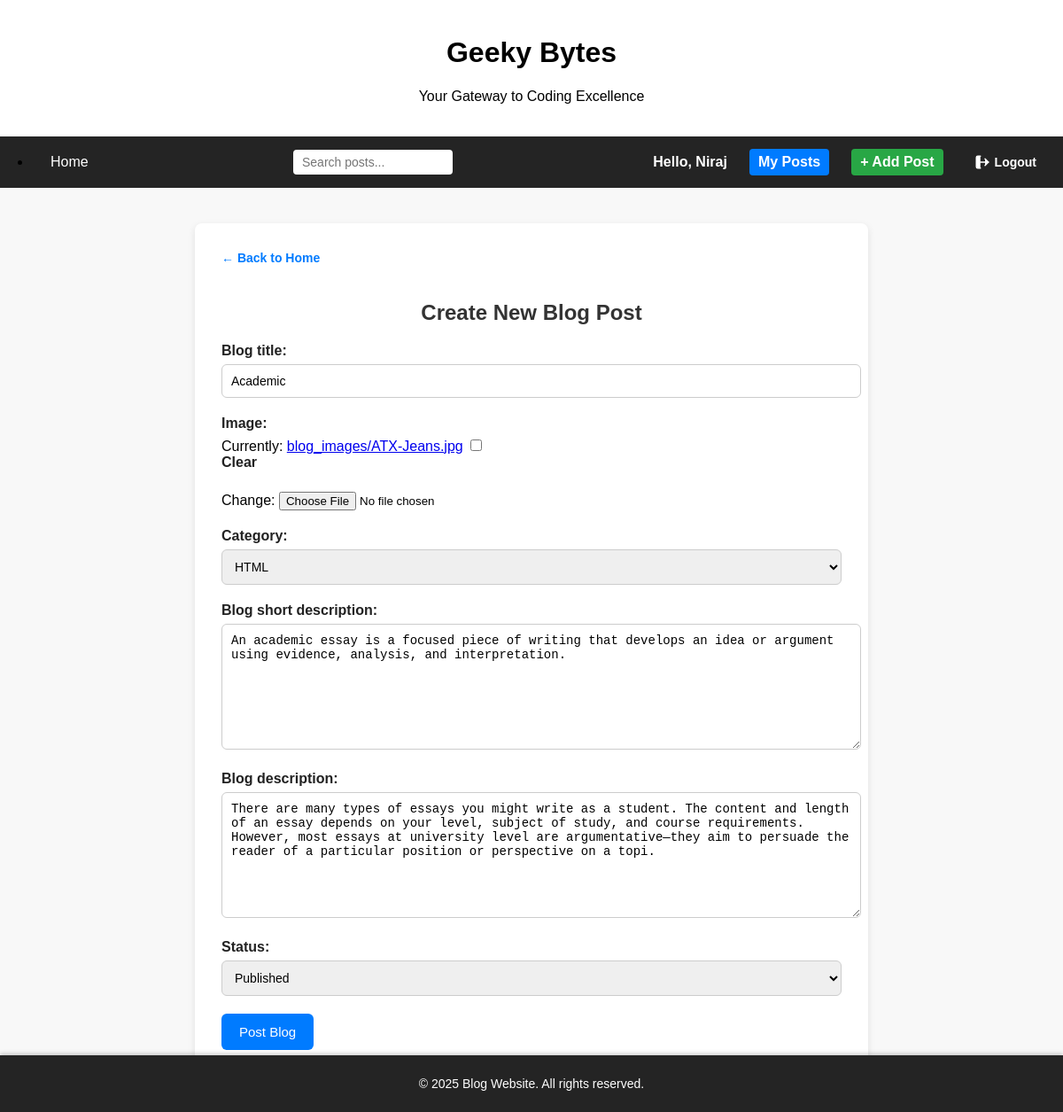
Screenshot of /update/head-tag (signed in) with the database file from the repository.
### app/models.py (models this page shows, shortened)
class Blog(models.Model):
    STATUS_CHOICES = [
        ('draft', 'Draft'),
        ('published', 'Published'),
    ]
    category=models.ForeignKey(Category,on_delete=models.CASCADE)
    author=models.ForeignKey(User,on_delete=models.CASCADE)
    slug=models.SlugField(unique=True, blank=True)
    blog_title=models.CharField(max_length=100)
    blog_short_description=models.TextField(max_length=700)
    blog_description=models.TextField(max_length=2000)
    status = models.CharField(max_length=10, choices=STATUS_CHOICES, default='draft')
    created_at=models.DateTimeField(auto_now_add=True)
    updated_at=models.DateTimeField(auto_now=True)
    is_published=models.BooleanField(default=False)
    image=models.ImageField(upload_to='blog_images/',blank=True,null=True)

### app/views.py (the view)
# urls.py: path('update/<slug:slug>', views.update, name='update'),
@login_required
def update(request,slug):
    obj=get_object_or_404(Blog,slug=slug,author=request.user)
    if request.method=="POST":
        form=BlogForm(request.POST,request.FILES,instance=obj)
        if form.is_valid():
            form.save()
            return redirect('my-post')
    else:
        form = BlogForm(instance=obj)
    return render(request,'post.html',{'form': form})

### app/forms.py
class BlogForm(forms.ModelForm):
    class Meta:
        model = Blog
        fields = [
            'blog_title',
            'category',
            'blog_short_description',
            'blog_description',
            'image',
            'status',
        ]
        widgets = {
            'blog_short_description': forms.Textarea(attrs={'rows': 3}),
            'blog_description': forms.Textarea(attrs={'rows': 6}),
            'slug': forms.TextInput(attrs={'placeholder': 'auto-generated or custom'}),
        }

### app/models.py (called while the page is built)
    def __str__(self):
        return self.category_title

### template/post.html (shortened to what this page needs)
{% extends 'includes/base.html' %}
{% block content %}
<div class="form-wrapper">
  <a href="{% url 'home' %}" class="back-home">← Back to Home</a>
  <h2>Create New Blog Post</h2>
  <form method="POST" class="blog-form" enctype="multipart/form-data">
    <div class="form-group">
      {{ form.blog_title.label_tag }}
      {{ form.blog_title }}
    </div>
    <div class="form-group">
      {{ form.image.label_tag }}
      {{ form.image }}
    </div>
    <div class="form-group">
      {{ form.category.label_tag }}
      {{ form.category }}
    </div>
    <div class="form-group">
      {{ form.blog_short_description.label_tag }}
      {{ form.blog_short_description }}
    </div>
    <div class="form-group">
      {{ form.blog_description.label_tag }}
      {{ form.blog_description }}
    </div>
    <div class="form-group">
      {{ form.status.label_tag }}
      {{ form.status }}
    </div>
    <button type="submit" class="submit-btn">Post Blog</button>
  </form>
</div>
{% endblock %}

### template/includes/base.html (shortened to what this page needs)
<!DOCTYPE html>
<html lang="en">
<head>
</head>
<body>
{% if request.resolver_match.url_name != 'add_post' and request.resolver_match.url_name != 'blog_detail' %}
  <header>
   <h1>Geeky Bytes</h1>
    <p>Your Gateway to Coding Excellence</p>
  </header>
  <nav>
    <div class="nav-links">
      <li><a href="{%url 'home' %}">Home</a></li>
    </div>
    <div class="search-container">
       <form method="GET" action="{% url 'search' %}">
    <input type="search" name="q" placeholder="Search posts..."aria-label="Search posts" value="{{ request.GET.q|default:'' }}"/>
  </form>
    </div>
    <div class="auth-icons">
  {% if user.is_authenticated %}
    <span style="color: #fff; font-weight: 600; margin-right: 10px;">
      Hello, {{ user.username|capfirst }}
    </span>
    <a href="{% url 'my-post' %}" style="color: #fff; font-weight: 600; padding: 6px 10px; background-color: #007bff; border-radius: 4px; text-decoration: none;">
  My Posts
</a>
    <a href="{%url 'add_post' %}" style="color: #fff; font-weight: 600; padding: 6px 10px; background-color: #28a745; border-radius: 4px; text-decoration: none;">
    + Add Post
  </a>
    <form method="POST" action="{% url 'logout' %}" style="display: inline;">
      <button type="submit" title="Logout" aria-label="Logout" style="background:none; border:none; color:#fff; cursor:pointer; display:flex; align-items:center; gap:5px; font-weight:600; font-size:14px; padding:6px 10px; border-radius:4px; transition:background-color 0.3s;">
        Logout
      </button>
    </form>
  {% endif %}
</div>
  </nav>
  {%endif%}
{%block content%}
{%endblock%}
 <footer>
    <p>© 2025  Blog Website. All rights reserved.</p>
  </footer>
</body>
</html>

### template/includes/base.html (style rules this page uses)
body { font-family: Arial, sans-serif; margin: 0; padding: 0; background-color: #f8f8f8; }
header { background-color: #ffffff; color: #000000; text-align: center; padding: 20px 0; box-shadow: 0 2px 5px rgba(0, 0, 0, 0.1); }
nav { background-color: #242424; padding: 10px 20px; display: flex; align-items: center; justify-content: space-between; flex-wrap: wrap; }
nav .nav-links { display: flex; align-items: center; flex-wrap: wrap; }
nav a { color: #fff; text-decoration: none; padding: 10px 15px; margin-right: 10px; display: inline-block; font-weight: 500; transition: background-color 0.3s; border-radius: 4px; }
nav .search-container { position: relative; margin-right: 20px; }
nav input[type="search"] { padding: 6px 10px; border-radius: 4px; border: none; outline: none; font-size: 14px; width: 180px; transition: width 0.3s ease-in-out; }
nav .auth-icons { display: flex; align-items: center; gap: 15px; }
nav .auth-icons button { background: none; border: none; color: #fff; cursor: pointer; display: flex; align-items: center; gap: 5px; font-weight: 600; font-size: 14px; padding: 6px 10px; border-radius: 4px; transition: background-color 0.3s; }
nav .auth-icons svg { width: 18px; height: 18px; fill: #fff; }
footer { background-color: #242424; color: #fff; text-align: center; position: fixed; bottom: 0; width: 100%; padding: 10px 0; font-size: 14px; box-shadow: 0 -2px 5px rgba(0, 0, 0, 0.2); }

### template/post.html (style rules this page uses)
.form-wrapper { max-width: 700px; margin: 40px auto; padding: 30px; background-color: #fff; border-radius: 8px; box-shadow: 0 3px 8px rgba(0, 0, 0, 0.1); }
.form-wrapper h2 { margin-bottom: 20px; color: #333; text-align: center; }
.blog-form .form-group { margin-bottom: 20px; }
.blog-form label { display: block; font-weight: bold; margin-bottom: 6px; color: #222; }
.blog-form input[type="text"], .blog-form textarea, .blog-form select { width: 100%; padding: 10px; border: 1px solid #ccc; border-radius: 6px; font-size: 14px; resize: vertical; }
.blog-form textarea { min-height: 120px; }
.submit-btn { background-color: #007bff; color: #fff; padding: 12px 20px; font-size: 15px; border: none; border-radius: 6px; cursor: pointer; transition: background-color 0.3s; }
.back-home { display: inline-block; margin-bottom: 20px; text-decoration: none; color: #007bff; font-weight: 600; font-size: 14px; transition: color 0.3s; }

### rows the page displays
Blog: blog_title "Academic", category "HTML", blog_short_description "An academic essay is a focused piece of writing that develops an idea or argument using evidence, analysis, and interpretation.", blog_description "There are many types of essays you might write as a student. The content and length of an essay depends on your level, subject of study, and course requirements. However, most essays at university level are argumentative—they aim to persuade the reader of a particular position or perspective on a topi.", status "Published"

### other values shown
{{ user.username|capfirst }} "Niraj"
